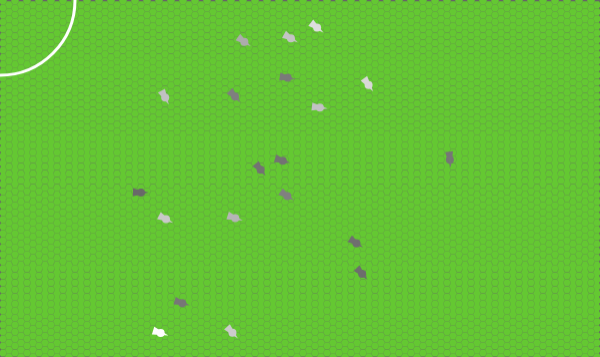
Frame 1 (no input)
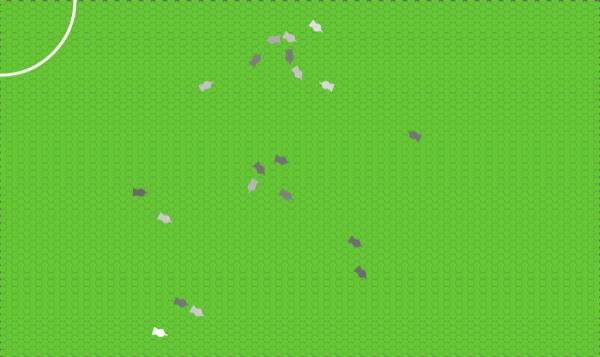
Frame 60 (no input)
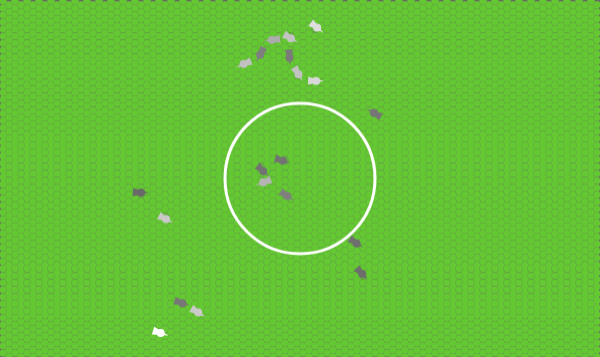
Frame 120 (the mouse pressed at the canvas centre since frame 60)

The p5.js sketch that drew these frames (run headless with seeded random() and noise() and a simulated clock; from frame 60 on, the mouse is pressed at the canvas centre):

// p5.js sketch
// ── sketch.js
var field = []
var headCount = 20
var headSize = 8
var fw = 50
var fh = fw
var heardOne

function setup() {
  createCanvas(fw*3.00*(headSize/2), fh*1.7844*(headSize/2));
  fieldRect(-9, 1, fw, fh, headSize/2);
  newPopSheep(width/2,height/2,headCount,headSize)
  heardOne = new Heard(0,0,150)
}

function draw() {
  clear()
  background(102)

  for (head of popSheep) {
    if (keyIsDown(81)) {
      head.isFleeing = true
      head.isSeeking = false
    } 
  }
  

  for (tile of field) {
    tile.is()
  }

  for (let head of popSheep) {
    head.is()
  }

  heardOne.is()
}

// function CQ() {
//   for (head of heard) {
//     head.isFleeing = false
//     head.isSeeking = false
//   }
// }
// function keyPressed() {
//   for (head of heard) {
//     if (value == "q") {
//       head.isFleeing = true
//     }
//   }
// }

// function mouseReleased() {
//   for (head of heard) {
//     head.isFleeing = false;
//   }
// }

// function mousePressed() {
//   for (sheep of flockSheep) {
//     sheep.fleeing = createVector(mouseX, mouseY);
//     sheep.isFleeing = true;
//   }
// }

// function mouseReleased() {
//     for (sheep of flockSheep) {
//       sheep.isFleeing = false;
//   }
// }
// ── field.js
class Tile {
    constructor(x, y, r) {
        this.x = x
        this.y = y
        this.pos = createVector(x,y)
        this.r = r
        this.growthTime = 12
        this.growth = 0
        // this.stroke = 0
        this.strokeWeight = 1
    }

    is() {
        this.grow();
        this.form();
    }

    form() {
        let c = 255*this.growth
        let angle = TWO_PI / 6;
        fill(100,200,50,c)
        // stroke(this.stroke)
        noStroke()
        strokeWeight(this.strokeWeight);
        beginShape();
        for (let a = 0; a < TWO_PI; a += angle) {
        let sx = this.x + cos(a) * this.r;
        let sy = this.y + sin(a) * this.r;
        vertex(sx, sy);
        }
        endShape(CLOSE);
    }

    grow() {
        if (this.growthTime < 13 && this.growth < 1) {
            this.growthTime = this.growthTime + .01;
            this.growth = logistic(this.growthTime)
        } else if (this.growthTime > 13 || this.growth > 1)  {
            this.growthTime = 13;
            this.growth = 1
        }
    }

    reap() {
        if (this.growthTime > -13 && this.growth > 0) {
            this.growthTime = this.growthTime -3;
            this.growth = logistic(this.growthTime)
        }
    }

    eat(rate) {
        if (this.growthTime > -13 && this.growth > 0) {
            this.growthTime = this.growthTime -rate;
            this.growth = logistic(this.growthTime)
        }
    }

    killit() {
        this.growthTime = 99
        this.growth = 0
    }
}

function fieldRect(x,y,h,w,s) {
  for (i = 0; i <= w ; i++) {
    for (ii = 1; ii <= h; ii++){
      field.push(new Tile(x + (ii*(s*3)), y + (i*(s*1.7555)), s));
    }
    for (ii = 1; ii <= h; ii++){
      field.push(new Tile((x + (s*1.5)) + (ii*(s*3)), (y+(s*.9)) + (i*(s*1.7555)), s));
    }
  }
}

function logistic(t) {
    return 1/(1+(Math.E**(t*-1)))
}
// ── heard.html
<!DOCTYPE html>
<html lang="en">
  <head>
    <meta charset="utf-8" />
    <meta name="viewport" content="width=device-width, initial-scale=1.0">

    <title>Sketch</title>

    <link rel="stylesheet" type="text/css" href="style.css">

    <script src="p5.js"></script>
  </head>

  <body>
    <script src="field.js"></script>
    <script src="sheep.js"></script>
    <script src="sheep2.js"></script>
    <script src="shepherdess.js"></script>
    <script src="sketch.js"></script>
  </body>
</html>

// ── sheep.js
var popSheep = []

class Sheep {
    constructor(x, y, r) {

        this.color = random(100, 255)

        this.pos = createVector(x, y)
        this.centroid = createVector(x, y)
        this.vel = createVector(random(width),random(height))
        // this.vel.heading = createVector(random(-1,1),random(-1,1))
        this.acc = createVector(0, 0)
        this.r = r;
        this.maxSpeed = 2
        this.faceing = this.vel.heading()
        this.maxForce = .75

        this.cRate = .1

        // in multiples of radius
        this.sight = 12

        // this.separation = 30

        this.isPanicked = false
        // this.isSeeking = false
        // this.isFleeing = false
        this.lastThreat = createVector(0, 0)

        this.nearestFood = 0
        this.nearestSheep = 0
        this.nearestSheepVelMag = 0
        // this.vel.setHeading(createVector(random(-1,1),random(-1,1)))

    }

    is() {
        // panicked state behavior
        if (this.isPanicked) {
            this.senceSheep();
            this.cluster();
            // this.separate();
            // this.move();

        } else {
            this.sence();
            this.motivation();
        }

        // basic existance
        this.update();
        this.form();
        this.reset()
    }

    sence() {
        if (! this.isGrazing) {
            this.senceFood()
        }
        this.senceFlock()
        this.senceSheep()
    }

    motivation() {
        this.flock();
        this.graze();
    }

    flock() {
        this.separate()
        this.cluster()
        // this.follow()
    }

    update() {
        // this.updateBio();
        this.updatePos();
    }

    form() {
        this.body()
        // this.stats()
    }

    updatePos() {
        this.vel.add(this.acc);
        this.vel.limit(this.maxForce)
        this.pos.add(this.vel);
    }

    body() {
                // stroke(255);
        noStroke();
        // strokeWeight(2);
        fill(this.color);
        ellipse(this.pos.x, this.pos.y, this.r)
        push();
        translate(this.pos.x, this.pos.y);
        rotate(this.vel.heading())
        triangle(-this.r, -this.r /2, -this.r, this.r / 2, this.r, 0)
        pop()
    }

    stats() {
        strokeWeight(.5)
        stroke('rgb(255,0,0)')
        noFill()
        ellipse(this.pos.x, this.pos.y, this.r * this.sight)
    }

    reset() {
        this.acc.set(0,0);
        this.vel.setMag(.000000000000001)
        // this.isPanicked = false
    }

    senceFood() {
        let nearestD = 9999999999;
        for (let i = 0; i < field.length; i++) {
            let d = p5.Vector.dist(field[i].pos, this.pos)
            if (d < this.r * this.sight) {
                if (d < nearestD && field[i].growthTime > 10) {
                    this.nearestFood = i
                    nearestD = d
                }
            }
        }
        this.isGrazing = true
    }

    senceSheep() {
        let nearestD = 9999999999;
        for (let i = 0; i < popSheep.length; i++) {
            let d = p5.Vector.dist(popSheep[i].pos, this.pos)
            if (d < this.r * this.sight && d != 0) {
                if (d < nearestD) {
                    this.nearestSheep = i
                    // console.log(i)
                    nearestD = d
                    this.nearestSheepVelMag = popSheep[i].vel.mag()
                    // console.log(this.nearestSheepVelMag)
                }
            }
        }
    }

    senceFlock() {
        let length = popSheep.length
        let centroid = createVector(0, 0)

        for (let head of popSheep) {
            centroid.add(head.pos)
        }
        centroid.div(length)
        this.centroid = centroid
    }

    applyForce(force) {
        force.limit(this.maxForce);
        this.acc.add(force)
    }

    separate() {
        for (let head of popSheep) {
            let d = p5.Vector.dist(head.pos,this.pos)
            if (d < this.r * .5) {
                let force = p5.Vector.sub(head.pos,this.pos)
                force.normalize();
                force.setMag(this.r)
                head.pos.add(force)
                this.reset()
            }
        }
    }

    cluster() {
        let d = p5.Vector.dist(this.pos, popSheep[this.nearestSheep].pos)
        if (this.isPanicked) {
            this.seek(popSheep[this.nearestSheep].pos)
        }
        if (d > this.r * this.sight *.4 && !this.isPanicked) {
                this.isPanicked = true
                // this.seek(heard[this.nearestSheep].pos)
                console.log("cluster")
        } else if (d < this.r * this.sight *.2) {
            this.isPanicked = false
            }
        }

    // follow() {
    //     if (this.nearestSheepVelMag > .5) {

    //     }
    // }

    seek(target) {
        // this.isSeeking = true
        let d = p5.Vector.dist(this.pos,target)
        let force = p5.Vector.sub(target, this.pos);
        if (d > this.r) {
            force.setMag(this.maxSpeed);
            force.sub(this.vel);
            this.applyForce(force)
            // this.update()
        }
    }

    flee(target) {
        this.lastThreat = target
        let d = p5.Vector.dist(this.pos,this.lastThreat)
        let force = p5.Vector.sub(this.pos, this.lastThreat);
        if (d < this.r * 100) {
            force.setMag(this.maxSpeed);
            force.sub(this.vel);
            this.applyForce(force)
        } else {
            this.isFleeing = false
        }
    }


    graze() {
        // .0 - 1 point at wich food in a tile is depleated 
        let depleated = .2
        let d = p5.Vector.dist(this.pos, field[this.nearestFood].pos)
        this.seek(field[this.nearestFood].pos)
        // do not under any circumstances change this fucking nuymber
        if (d < this.r*2 && field[this.nearestFood].growth > depleated && this.isGrazing) {
            field[this.nearestFood].eat(this.cRate)
        } else {
            this.isGrazing = false
        }
    }
}

function newPopSheep(x,y,count,size) {
    for (let i = 0; i < count; i++) {
        popSheep.push(new Sheep(x + random(-(count/1)*size,(count/1)*size), y + random(-(count/1)*size,(count/1)*size), size))
    }
}
// ── shepherdess.js
class Heard {
    constructor (x,y,r) {
        this.x = x
        this.y = y
        this.pos = createVector(x,y)
        this.r = r
        this.isManual = true
    }

    is () {
        if (this.isManual == true) {
            this.manual()
        }
        this.collect()
        this.form()
    }

    collect () {
        for (head of popSheep) {
            let d = p5.Vector.dist(head.pos,this.pos);
            if (d <= this.r/2 && d >= this.r/4){
                head.seek(this.pos);
                head.update()
                head.isPanicked = true
            } 
            if(d <= this.r/4){
                head.isPanicked = false
            }
        }
    }

    manual () {
        this.pos.set(mouseX,mouseY)
    }

    form () {
        noFill()
        stroke(255)
        strokeWeight(3)
        ellipse(this.pos.x, this.pos.y, this.r)
    }

}
